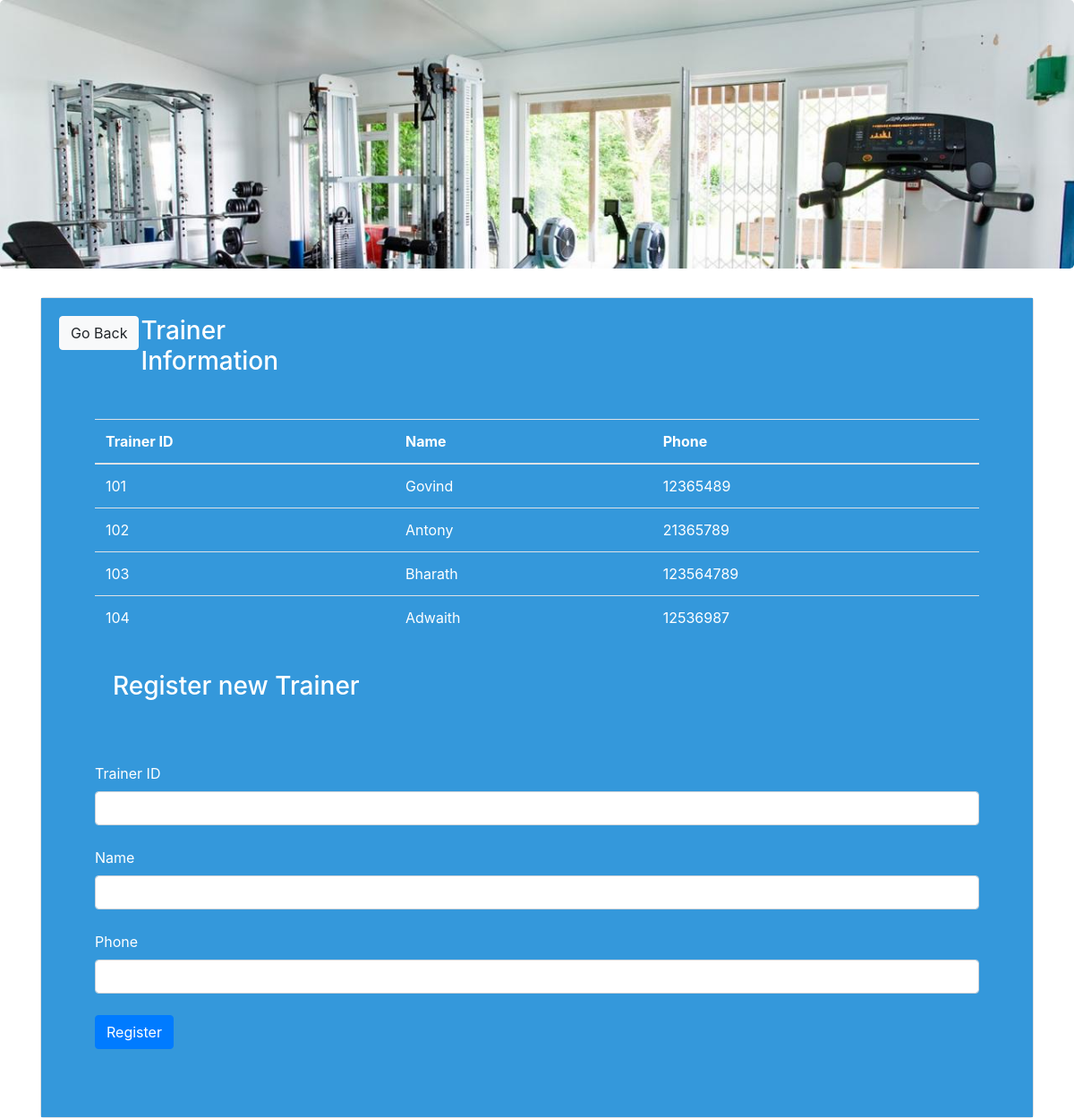
The app's page /trainer.php with its own data.
### tables this page shows
CREATE TABLE `Trainer` (
  `Trainer_id` int(20) NOT NULL,
  `Name` varchar(40) NOT NULL,
  `phone` int(100) NOT NULL
);

### func.php (the view, shortened to what this page needs)
<?php
$con=mysqli_connect("localhost","root","","loginsystem");
function get_trainer(){
    global $con;
    $query="select * from Trainer";
    $result=mysqli_query($con,$query);
    while($row=mysqli_fetch_array($result)){
        $Trainer_id=$row ['Trainer_id'];
        $Name=$row['Name'];
        $phone=$row['phone'];
        echo"<tr>
        <td>$Trainer_id</td>
        <td>$Name</td>
            <td>$phone</td>
        </tr>";
    }
}
?>

### records on screen
trainer: Trainer_id "101", Name "Govind", phone "12365489"
trainer: Trainer_id "102", Name "Antony", phone "21365789"
trainer: Trainer_id "103", Name "Bharath", phone "123564789"
trainer: Trainer_id "104", Name "Adwaith", phone "12536987"
